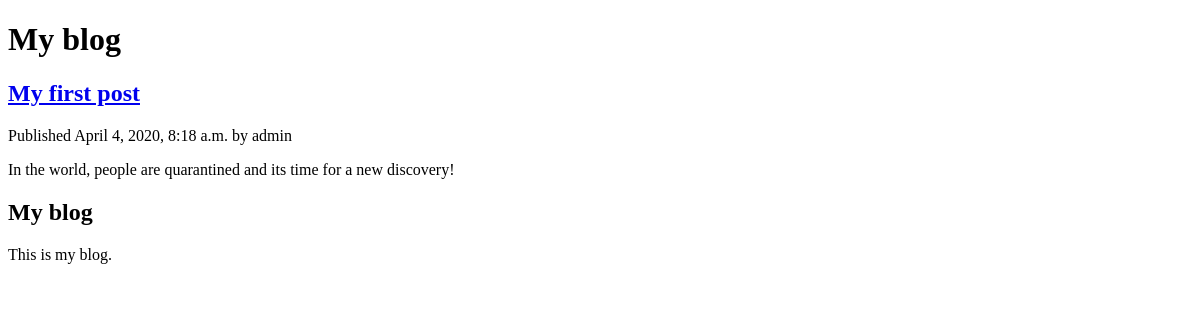
/blog/, run on an earlier commit of the app's database.
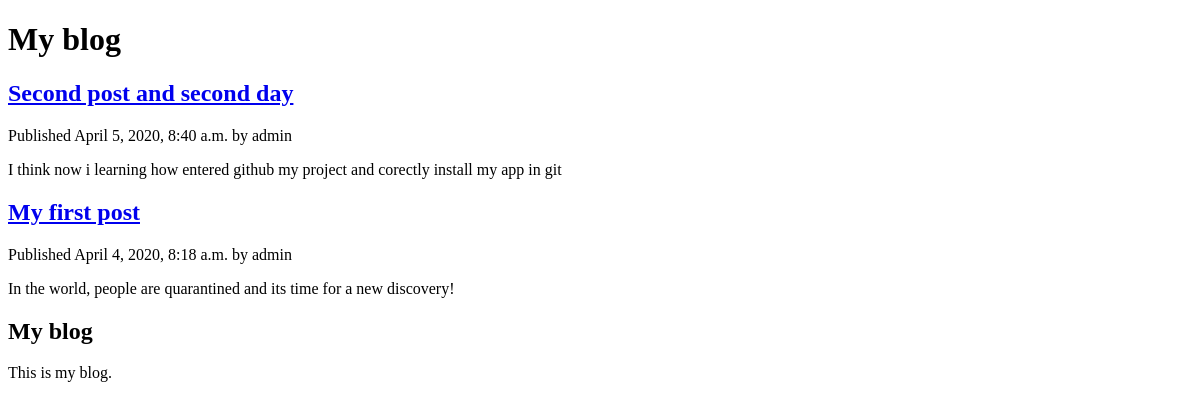
And on a later commit of the database.
### blog/models.py (models this page shows)
class Post(models.Model):
    STATUS_CHOICES = (
        ('draft', 'Draft'),
        ('published', 'Published'),
    )
    title = models.CharField(max_length=250)
    slug = models.SlugField(max_length=250, unique_for_date='publish')
    author = models.ForeignKey(User, related_name='blog_posts',on_delete=models.CASCADE)
    body = models.TextField()
    publish = models.DateTimeField(default=timezone.now)
    created = models.DateTimeField(auto_now_add=True)
    updated = models.DateTimeField(auto_now=True)
    status = models.CharField(max_length=10, choices=STATUS_CHOICES, default='draft')
    def __str__(self):
        return self.title
    def get_absolute_url(self):
        return reverse('post_detail', args=[self.publish.year,self.publish.strftime('%m'),self.publish.strftime('%d'),self.slug])

### blog/views.py (the view)
# urls.py: path('',views.post_list, name = 'post_list'),
def post_list(request):
    posts = Post.objects.order_by('-publish')
    print(posts)
    return render(request, 'post/list.html',{'posts': posts})

### mysite/templates/post/list.html (shortened to what this page needs)
{% extends "base.html" %}
{% block content %}
<h1>My blog</h1>
  {% for post in posts %}
  <h2>
    <a href="{{ post.get_absolute_url }}">{{ post.title }}</a>
  </h2>
  <p class="date">
    Published {{ post.publish }} by {{ post.author }}
  </p>
  {{ post.body|truncatewords:30|linebreaks }}
  {% endfor %}
{% endblock %}

### mysite/templates/base.html (shortened to what this page needs)
<!DOCTYPE html>
<html lang="en" dir="ltr">
  <head>
  </head>
  <body>
    <div id="content">
      {% block content %}
      {% endblock %}
    </div>
    <div id="sidebar">
      <h2>My blog</h2>
      <p>This is my blog.</p>
    </div>
  </body>
</html>

What changed in the data, as far as the page shows it:
added Post: title "Second post and second day", publish "April 5, 2020, 8:40 a.m.", author "admin", body "I think now i learning how entered github my project and corectly install my app in git"
